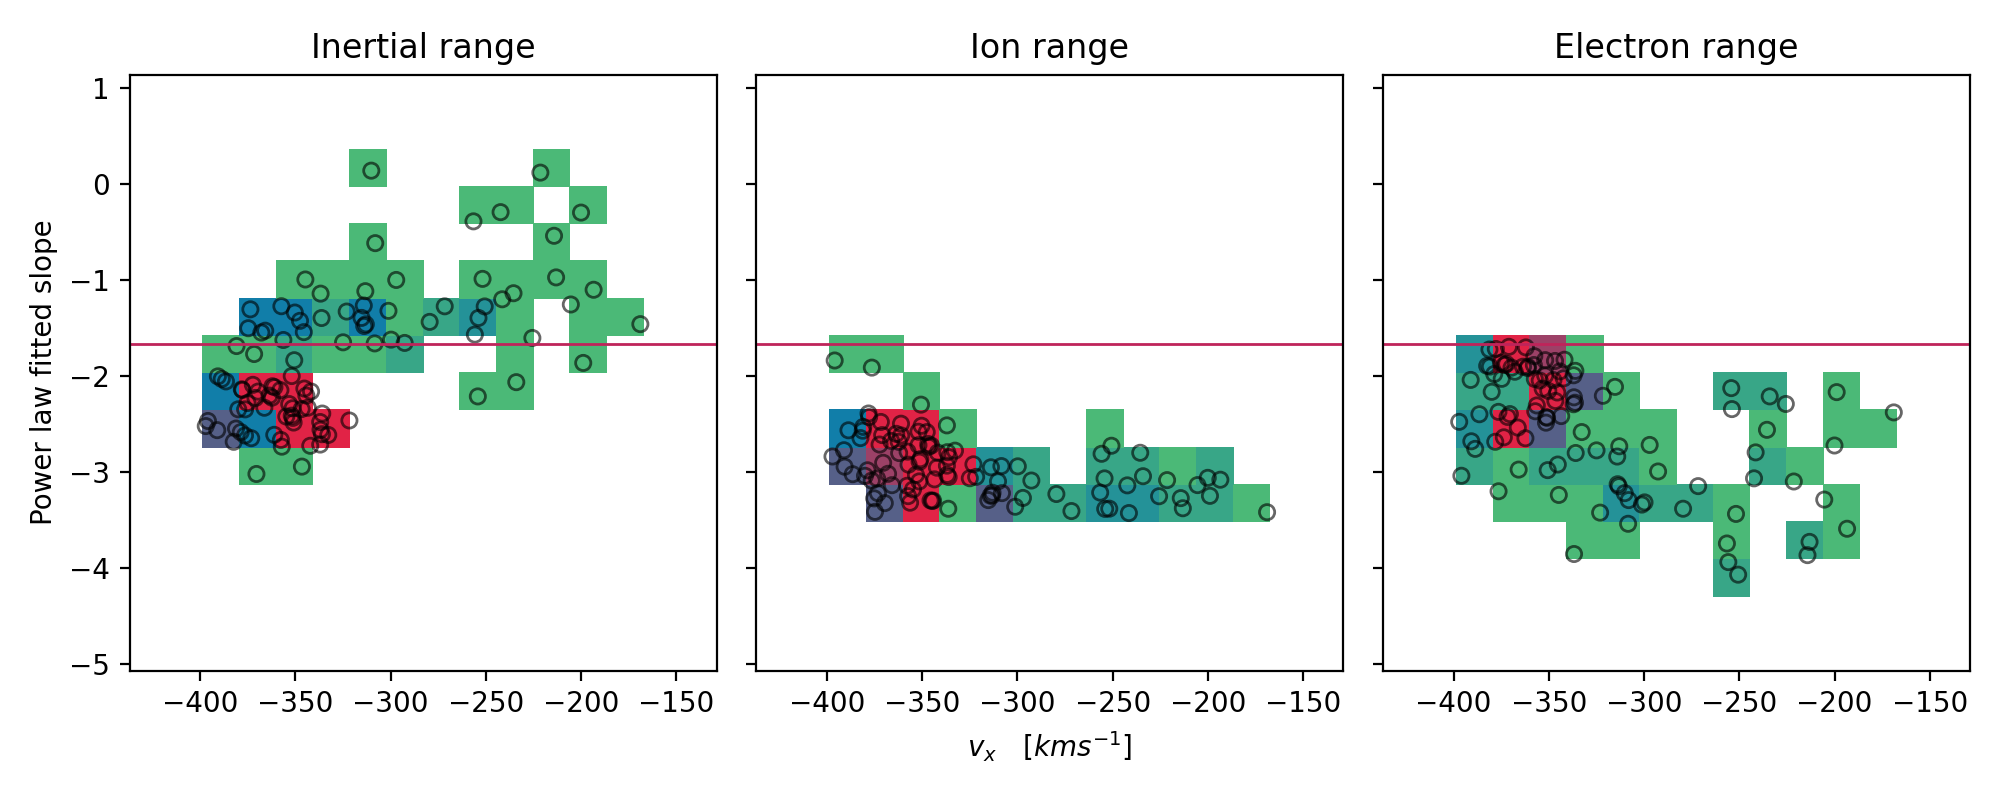

Python code for this plot:
import numpy as np
import matplotlib.pyplot as plt
from phdhelper.helpers import override_mpl
from phdhelper.helpers.os_shortcuts import get_path
import matplotlib

override_mpl.override()

path = get_path(__file__)
path2 = get_path(__file__, "..")

grads = np.load(f"{path2}/mag_spec/grads.npy")
grads_times = np.load(f"{path2}/mag_spec/times.npy")
dt = grads_times[1] - grads_times[0]

# fsm = np.load(f"{path2}/mag_spec/fsm_sampled_100.npy")
vx = np.load(f"{path2}/data/fpi/data_bulkv_i.npy")[:, 0]
time_i = np.load(f"{path2}/data/fpi/time_i.npy")
vx_sampled = np.empty_like(grads_times)


def find_index(arr, val):
    return np.argmin(abs(arr - val))


print(time_i[0])
for i in range(len(grads_times)):
    vx_sampled[i] = vx[
        find_index(time_i, grads_times[i] - dt // 2) : find_index(
            time_i, grads_times[i] + dt // 2
        )
    ].mean()
# vx_sampled = np.abs(vx_sampled)
# print(vx_times, vx_times.shape)

fig, ax = plt.subplots(1, 3, sharex=True, sharey=True, figsize=(6.4, 2.64))

for i in range(3):
    ax[i].hist2d(
        vx_sampled,
        grads[:, i],
        cmin=0.01,
        vmin=1,
        vmax=7,
        bins=16,
        range=(
            (vx_sampled.min() - 40, vx_sampled.max() + 40),
            (grads.min() - 1, grads.max() + 1),
        ),
    )
    ax[i].scatter(
        vx_sampled,
        grads[:, i],
        marker="o",
        edgecolors="k",
        facecolors="none",
        s=12,
        alpha=0.8,
    )
    ax[i].axhline(-5 / 3)
    ax[i].set_xlim(vx_sampled.min() - 40, vx_sampled.max() + 40)
    ax[i].set_ylim(grads.min() - 1, grads.max() + 1)
    ax[i].set_title(["Inertial range", "Ion range", "Electron range"][i])
    ax[i].set(adjustable="box")

ax[0].set_ylabel("Power law fitted slope")
ax[1].set_xlabel("$v_x \quad [kms^{-1}]$")

plt.tight_layout()
plt.subplots_adjust(wspace=0)
plt.savefig(f"{path}/slope_vs_vx.png", dpi=300)
plt.show()